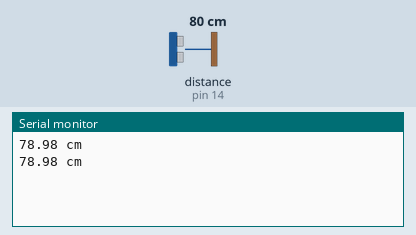
A sketch run on a simulated Arduino Uno, built with avr-gcc and run on an emulated ATmega328P. On the bench: the last lines printed to the serial monitor. Wiring (inferred from the names in the program): ultrasonic range finder: trigger pin 12; echo pin 14. Inputs (shaded band) come from the test bench; at power-on: distance to the obstacle (sensor on pin 14) 80 cm. The echo pulse lasts 58.3 µs per cm.

Above: at 1.8 s.
1.9 s: distance to the obstacle (sensor on pin 14) set to 2 cm
At 2.4 s:
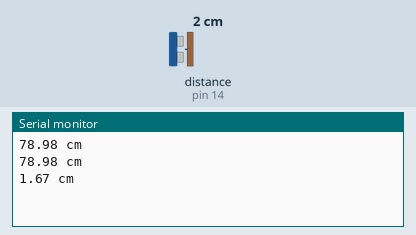
3.4 s: distance to the obstacle (sensor on pin 14) set to 4 cm
At 4.8 s:
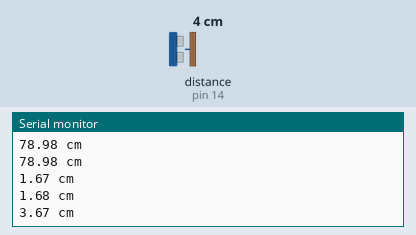
Timing chart, 0 to 6.4 s (numbered marks = the images above; inputs shaded):
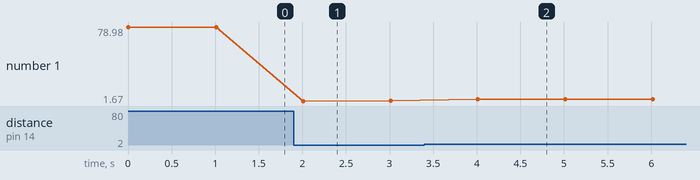

Measured:
- after the input at 1.9 s, the serial monitor: prints a new line after 0.11 s (image 1)
- after the input at 3.4 s, the serial monitor: prints a new line after 0.61 s (image 2)
- plotted number 1: 78.98 → 1.68 after the input at 1.9 s, 1.68 → 3.67 after the input at 3.4 s

The sketch:

activity10.ino
```cpp
// Activity-10: Read Distance from Object

int trig=12;
int echo=14;

void setup(){
    Serial.begin(9600);
    pinMode(trig,OUTPUT);
    pinMode(echo,INPUT);
}

void loop(){
    digitalWrite(trig,0);
    delayMicroseconds(2);
    digitalWrite(trig,1);
    delayMicroseconds(10);
    digitalWrite(trig,0);

    float duration=pulseIn(echo,1);
    duration=duration/2;

    float distance=(0.034)*duration;
    Serial.print(distance);
    Serial.println(" cm");
    delay(1000);
}
```
